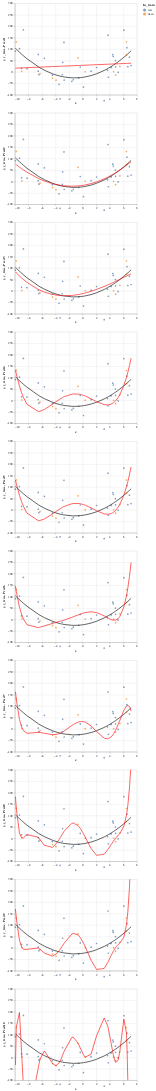

Notebook code cell kept with this figure:
### Markdown cell above
Both the training error and the test error are high when degree is 1.  That corresponds to underfitting, and in the picture, it corresponds to the straight line not being able to fit the data well.

The training error is low but the test error is high for large degrees (like degree 8).  This corresponds to overfitting.  Look at the 8th plot below, and notice how the red degree 8 polynomial is very closely following the training data (the orange points).

Notice how the polynomial fits the true secret polynomial (the black quadratic curve) closely when we are using degree 2 or degree 3.

### Code cell
alt.vconcat(*all_charts)

### Figure 1 — Vega-Lite specification as saved in the notebook (floating-point values rounded to 4 significant figures)
{"config": {"view": {"continuousWidth": 400, "continuousHeight": 300}}, "vconcat": [{"layer": [{"mark": "circle", "encoding": {"color": {"field": "In_train", "type": "nominal"}, "x": {"field": "x", "type": "quantitative"}, "y": {"field": "y", "type": "quantitative"}}}, {"mark": {"type": "line", "color": "black"}, "encoding": {"x": {"field": "x", "type": "quantitative"}, "y": {"field": "y_true", "type": "quantitative"}}}, {"mark": {"type": "line", "clip": true, "color": "red"}, "encoding": {"x": {"field": "x", "type": "quantitative"}, "y": {"field": "Pred1", "scale": {"domain": [-100, 300]}, "type": "quantitative"}}}]}, {"layer": [{"mark": "circle", "encoding": {"color": {"field": "In_train", "type": "nominal"}, "x": {"field": "x", "type": "quantitative"}, "y": {"field": "y", "type": "quantitative"}}}, {"mark": {"type": "line", "color": "black"}, "encoding": {"x": {"field": "x", "type": "quantitative"}, "y": {"field": "y_true", "type": "quantitative"}}}, {"mark": {"type": "line", "clip": true, "color": "red"}, "encoding": {"x": {"field": "x", "type": "quantitative"}, "y": {"field": "Pred2", "scale": {"domain": [-100, 300]}, "type": "quantitative"}}}]}, {"layer": [{"mark": "circle", "encoding": {"color": {"field": "In_train", "type": "nominal"}, "x": {"field": "x", "type": "quantitative"}, "y": {"field": "y", "type": "quantitative"}}}, {"mark": {"type": "line", "color": "black"}, "encoding": {"x": {"field": "x", "type": "quantitative"}, "y": {"field": "y_true", "type": "quantitative"}}}, {"mark": {"type": "line", "clip": true, "color": "red"}, "encoding": {"x": {"field": "x", "type": "quantitative"}, "y": {"field": "Pred3", "scale": {"domain": [-100, 300]}, "type": "quantitative"}}}]}, {"layer": [{"mark": "circle", "encoding": {"color": {"field": "In_train", "type": "nominal"}, "x": {"field": "x", "type": "quantitative"}, "y": {"field": "y", "type": "quantitative"}}}, {"mark": {"type": "line", "color": "black"}, "encoding": {"x": {"field": "x", "type": "quantitative"}, "y": {"field": "y_true", "type": "quantitative"}}}, {"mark": {"type": "line", "clip": true, "color": "red"}, "encoding": {"x": {"field": "x", "type": "quantitative"}, "y": {"field": "Pred4", "scale": {"domain": [-100, 300]}, "type": "quantitative"}}}]}, {"layer": [{"mark": "circle", "encoding": {"color": {"field": "In_train", "type": "nominal"}, "x": {"field": "x", "type": "quantitative"}, "y": {"field": "y", "type": "quantitative"}}}, {"mark": {"type": "line", "color": "black"}, "encoding": {"x": {"field": "x", "type": "quantitative"}, "y": {"field": "y_true", "type": "quantitative"}}}, {"mark": {"type": "line", "clip": true, "color": "red"}, "encoding": {"x": {"field": "x", "type": "quantitative"}, "y": {"field": "Pred5", "scale": {"domain": [-100, 300]}, "type": "quantitative"}}}]}, {"layer": [{"mark": "circle", "encoding": {"color": {"field": "In_train", "type": "nominal"}, "x": {"field": "x", "type": "quantitative"}, "y": {"field": "y", "type": "quantitative"}}}, {"mark": {"type": "line", "color": "black"}, "encoding": {"x": {"field": "x", "type": "quantitative"}, "y": {"field": "y_true", "type": "quantitative"}}}, {"mark": {"type": "line", "clip": true, "color": "red"}, "encoding": {"x": {"field": "x", "type": "quantitative"}, "y": {"field": "Pred6", "scale": {"domain": [-100, 300]}, "type": "quantitative"}}}]}, {"layer": [{"mark": "circle", "encoding": {"color": {"field": "In_train", "type": "nominal"}, "x": {"field": "x", "type": "quantitative"}, "y": {"field": "y", "type": "quantitative"}}}, {"mark": {"type": "line", "color": "black"}, "encoding": {"x": {"field": "x", "type": "quantitative"}, "y": {"field": "y_true", "type": "quantitative"}}}, {"mark": {"type": "line", "clip": true, "color": "red"}, "encoding": {"x": {"field": "x", "type": "quantitative"}, "y": {"field": "Pred7", "scale": {"domain": [-100, 300]}, "type": "quantitative"}}}]}, {"layer": [{"mark": "circle", "encoding": {"color": {"field": "In_train", "type": "nominal"}, "x": {"field": "x", "type": "quantitative"}, "y": {"field": "y", "type": "quantitative"}}}, {"mark": {"type": "line", "color": "black"}, "encoding": {"x": {"field": "x", "type": "quantitative"}, "y": {"field": "y_true", "type": "quantitative"}}}, {"mark": {"type": "line", "clip": true, "color": "red"}, "encoding": {"x": {"field": "x", "type": "quantitative"}, "y": {"field": "Pred8", "scale": {"domain": [-100, 300]}, "type": "quantitative"}}}]}, {"layer": [{"mark": "circle", "encoding": {"color": {"field": "In_train", "type": "nominal"}, "x": {"field": "x", "type": "quantitative"}, "y": {"field": "y", "type": "quantitative"}}}, {"mark": {"type": "line", "color": "black"}, "encoding": {"x": {"field": "x", "type": "quantitative"}, "y": {"field": "y_true", "type": "quantitative"}}}, {"mark": {"type": "line", "clip": true, "color": "red"}, "encoding": {"x": {"field": "x", "type": "quantitative"}, "y": {"field": "Pred9", "scale": {"domain": [-100, 300]}, "type": "quantitative"}}}]}, {"layer": [{"mark": "circle", "encoding": {"color": {"field": "In_train", "type": "nominal"}, "x": {"field": "x", "type": "quantitative"}, "y": {"field": "y", "type": "quantitative"}}}, {"mark": {"type": "line", "color": "black"}, "encoding": {"x": {"field": "x", "type": "quantitative"}, "y": {"field": "y_true", "type": "quantitative"}}}, {"mark": {"type": "line", "clip": true, "color": "red"}, "encoding": {"x": {"field": "x", "type": "quantitative"}, "y": {"field": "Pred10", "scale": {"domain": [-100, 300]}, "type": "quantitative"}}}]}], "data": {"name": "data-4dd9801d096b6cb95897a81341c17cd0"}, "$schema": "https://vega.github.io/schema/vega-lite/v4.17.0.json", "datasets": {"data-4dd9801d096b6cb95897a81341c17cd0": [{"x": -3.329, "y_true": -18.21, "y": -117.5, "x1": -3.329, "x2": 11.08, "x3": -36.9, "x4": 122.8, "x5": -409.0, "x6": 1362.0, "x7": -4533.0, "x8": 15090.0, "x9": -50240.0, "x10": 167300.0, "Pred1": 25.01, "Pred2": -16.65, "Pred3": -19.95, "Pred4": 6.716, "Pred5": 5.216, "Pred6": -7.995, "Pred7": -18.58, "Pred8": 3.146, "Pred9": -5.566, "Pred10": -15.68, "In_train": "test"}, {"x": 6.465, "y_true": 74.16, "y": 73.95, "x1": 6.465, "x2": 41.8, "x3": 270.2, "x4": 1747.0, "x5": 11290.0, "x6": 73020.0, "x7": 472100.0, "x8": 3052000.0, "x9": 19730000.0, "x10": 127600000.0, "Pred1": 37.46, "Pred2": 70.92, "Pred3": 65.46, "Pred4": 101.8, "Pred5": 102.4, "Pred6": 105.1, "Pred7": 100.4, "Pred8": 103.5, "Pred9": 103.9, "Pred10": 97.08, "In_train": "train"}, {"x": -4.478, "y_true": -7.67, "y": -13.81, "x1": -4.478, "x2": 20.05, "x3": -89.8, "x4": 402.1, "x5": -1801.0, "x6": 8064.0, "x7": -36110.0, "x8": 161700.0, "x9": -724100.0, "x10": 3243000.0, "Pred1": 23.55, "Pred2": -9.288, "Pred3": -14.95, "Pred4": -16.79, "Pred5": -18.03, "Pred6": -17.56, "Pred7": -25.15, "Pred8": -38.97, "Pred9": -35.77, "Pred10": -25.49, "In_train": "test"}, {"x": 2.043, "y_true": -7.925, "y": 19.46, "x1": 2.043, "x2": 4.175, "x3": 8.531, "x4": 17.43, "x5": 35.61, "x6": 72.77, "x7": 148.7, "x8": 303.8, "x9": 620.8, "x10": 1268.0, "Pred1": 31.84, "Pred2": -1.93, "Pred3": 6.79, "Pred4": -5.399, "Pred5": -3.567, "Pred6": 30.24, "Pred7": -11.21, "Pred8": -73.99, "Pred9": -94.22, "Pred10": 94.59, "In_train": "test"}, {"x": 4.851, "y_true": 36.49, "y": 22.38, "x1": 4.851, "x2": 23.53, "x3": 114.1, "x4": 553.6, "x5": 2685.0, "x6": 13020.0, "x7": 63180.0, "x8": 306400.0, "x9": 1486000.0, "x10": 7210000.0, "Pred1": 35.41, "Pred2": 37.96, "Pred3": 42.18, "Pred4": -1.465, "Pred5": -2.101, "Pred6": -2.487, "Pred7": -5.546, "Pred8": 0.4752, "Pred9": 2.001, "Pred10": -21.61, "In_train": "test"}, {"x": -0.5785, "y_true": -25.2, "y": -25.45, "x1": -0.5785, "x2": 0.3347, "x3": -0.1936, "x4": 0.112, "x5": -0.06479, "x6": 0.03748, "x7": -0.02168, "x8": 0.01254, "x9": -0.007257, "x10": 0.004198, "Pred1": 28.51, "Pred2": -19.23, "Pred3": -15.08, "Pred4": 27.43, "Pred5": 28.13, "Pred6": 21.01, "Pred7": 30.85, "Pred8": 52.45, "Pred9": 53.73, "Pred10": 55.03, "In_train": "test"}, {"x": -6.557, "y_true": 22.81, "y": 76.68, "x1": -6.557, "x2": 43.0, "x3": -282.0, "x4": 1849.0, "x5": -12120.0, "x6": 79500.0, "x7": -521300.0, "x8": 3419000.0, "x9": -22420000.0, "x10": 147000000.0, "Pred1": 20.91, "Pred2": 13.45, "Pred3": 6.781, "Pred4": -48.2, "Pred5": -46.81, "Pred6": -35.68, "Pred7": -14.96, "Pred8": 5.088, "Pred9": -0.4717, "Pred10": -45.93, "In_train": "test"}, {"x": -5.656, "y_true": 7.799, "y": 59.65, "x1": -5.656, "x2": 31.99, "x3": -181.0, "x4": 1024.0, "x5": -5790.0, "x6": 32750.0, "x7": -185300.0, "x8": 1048000.0, "x9": -5927000.0, "x10": 33530000.0, "Pred1": 22.06, "Pred2": 2.106, "Pred3": -4.776, "Pred4": -39.53, "Pred5": -39.52, "Pred6": -28.11, "Pred7": -18.88, "Pred8": -29.95, "Pred9": -22.46, "Pred10": 28.4, "In_train": "test"}, {"x": 0.1085, "y_true": -22.93, "y": -66.1, "x1": 0.1085, "x2": 0.01178, "x3": 0.001279, "x4": 0.0001388, "x5": 1.506e-05, "x6": 1.635e-06, "x7": 1.775e-07, "x8": 1.926e-08, "x9": 2.09e-09, "x10": 2.269e-10, "Pred1": 29.38, "Pred2": -16.56, "Pred3": -10.73, "Pred4": 22.2, "Pred5": 23.53, "Pred6": 27.91, "Pred7": 32.0, "Pred8": 20.58, "Pred9": 21.62, "Pred10": 11.86, "In_train": "test"}, {"x": 4.556, "y_true": 30.57, "y": 1.09, "x1": 4.556, "x2": 20.76, "x3": 94.58, "x4": 430.9, "x5": 1963.0, "x6": 8945.0, "x7": 40750.0, "x8": 185700.0, "x9": 846000.0, "x10": 3854000.0, "Pred1": 35.03, "Pred2": 32.74, "Pred3": 38.09, "Pred4": -9.377, "Pred5": -9.782, "Pred6": -3.264, "Pred7": -21.07, "Pred8": -11.07, "Pred9": -11.99, "Pred10": 5.928, "In_train": "train"}, {"x": -6.299, "y_true": 18.23, "y": -7.251, "x1": -6.299, "x2": 39.68, "x3": -250.0, "x4": 1575.0, "x5": -9919.0, "x6": 62480.0, "x7": -393600.0, "x8": 2479000.0, "x9": -15620000.0, "x10": 98380000.0, "Pred1": 21.24, "Pred2": 9.965, "Pred3": 3.12, "Pred4": -46.95, "Pred5": -45.98, "Pred6": -33.79, "Pred7": -15.46, "Pred8": -5.525, "Pred9": -6.03, "Pred10": -7.299, "In_train": "train"}, {"x": 6.45, "y_true": 73.76, "y": 130.9, "x1": 6.45, "x2": 41.6, "x3": 268.3, "x4": 1730.0, "x5": 11160.0, "x6": 71990.0, "x7": 464300.0, "x8": 2995000.0, "x9": 19310000.0, "x10": 124600000.0, "Pred1": 37.44, "Pred2": 70.57, "Pred3": 65.23, "Pred4": 100.2, "Pred5": 100.7, "Pred6": 102.8, "Pred7": 99.95, "Pred8": 100.8, "Pred9": 100.5, "Pred10": 106.8, "In_train": "train"}, {"x": 3.66, "y_true": 14.38, "y": 8.062, "x1": 3.66, "x2": 13.4, "x3": 49.03, "x4": 179.5, "x5": 656.9, "x6": 2404.0, "x7": 8800.0, "x8": 32210.0, "x9": 117900.0, "x10": 431500.0, "Pred1": 33.9, "Pred2": 18.35, "Pred3": 26.1, "Pred4": -19.44, "Pred5": -18.91, "Pred6": 6.967, "Pred7": -43.07, "Pred8": -50.79, "Pred9": -65.64, "Pred10": 139.9, "In_train": "test"}, {"x": -8.982, "y_true": 76.93, "y": 2.575, "x1": -8.982, "x2": 80.68, "x3": -724.7, "x4": 6509.0, "x5": -58470.0, "x6": 525200.0, "x7": -4717000.0, "x8": 42370000.0, "x9": -380600000.0, "x10": 3419000000.0, "Pred1": 17.83, "Pred2": 55.28, "Pred3": 56.07, "Pred4": 31.06, "Pred5": 33.05, "Pred6": 19.32, "Pred7": 6.736, "Pred8": 2.256, "Pred9": 2.365, "Pred10": 2.582, "In_train": "train"}, {"x": -9.027, "y_true": 78.11, "y": 15.78, "x1": -9.027, "x2": 81.48, "x3": -735.5, "x4": 6639.0, "x5": -59930.0, "x6": 541000.0, "x7": -4883000.0, "x8": 44080000.0, "x9": -397900000.0, "x10": 3591000000.0, "Pred1": 17.77, "Pred2": 56.19, "Pred3": 57.24, "Pred4": 34.72, "Pred5": 36.59, "Pred6": 23.09, "Pred7": 10.04, "Pred8": 3.205, "Pred9": 4.951, "Pred10": 28.9, "In_train": "test"}, {"x": 5.482, "y_true": 50.16, "y": 24.44, "x1": 5.482, "x2": 30.05, "x3": 164.7, "x4": 902.9, "x5": 4950.0, "x6": 27130.0, "x7": 148700.0, "x8": 815300.0, "x9": 4469000.0, "x10": 24500000.0, "Pred1": 36.21, "Pred2": 49.97, "Pred3": 51.14, "Pred4": 25.46, "Pred5": 24.65, "Pred6": 13.14, "Pred7": 38.29, "Pred8": 22.06, "Pred9": 21.39, "Pred10": 28.43, "In_train": "train"}, {"x": -3.943, "y_true": -13.14, "y": -35.9, "x1": -3.943, "x2": 15.55, "x3": -61.3, "x4": 241.7, "x5": -953.1, "x6": 3758.0, "x7": -14820.0, "x8": 58420.0, "x9": -230400.0, "x10": 908300.0, "Pred1": 24.23, "Pred2": -13.18, "Pred3": -17.86, "Pred4": -5.415, "Pred5": -6.899, "Pred6": -13.12, "Pred7": -24.17, "Pred8": -23.92, "Pred9": -26.8, "Pred10": -36.35, "In_train": "train"}, {"x": 7.135, "y_true": 92.41, "y": 27.82, "x1": 7.135, "x2": 50.91, "x3": 363.3, "x4": 2592.0, "x5": 18490.0, "x6": 132000.0, "x7": 941600.0, "x8": 6719000.0, "x9": 47940000.0, "x10": 342100000.0, "Pred1": 38.31, "Pred2": 86.75, "Pred3": 75.33, "Pred4": 184.6, "Pred5": 187.9, "Pred6": 248.9, "Pred7": 78.86, "Pred8": 332.4, "Pred9": 432.9, "Pred10": -1693.0, "In_train": "test"}, {"x": 4.196, "y_true": 23.73, "y": 19.89, "x1": 4.196, "x2": 17.61, "x3": 73.88, "x4": 310.0, "x5": 1301.0, "x6": 5458.0, "x7": 22900.0, "x8": 96100.0, "x9": 403200.0, "x10": 1692000.0, "Pred1": 34.58, "Pred2": 26.69, "Pred3": 33.18, "Pred4": -15.7, "Pred5": -15.75, "Pred6": -0.7494, "Pred7": -34.51, "Pred8": -26.83, "Pred9": -32.84, "Pred10": 61.02, "In_train": "test"}, {"x": -9.925, "y_true": 103.4, "y": 90.76, "x1": -9.925, "x2": 98.5, "x3": -977.5, "x4": 9702.0, "x5": -96290.0, "x6": 955600.0, "x7": -9484000.0, "x8": 94120000.0, "x9": -934100000.0, "x10": 9271000000.0, "Pred1": 16.63, "Pred2": 75.98, "Pred3": 83.1, "Pred4": 133.1, "Pred5": 130.7, "Pred6": 145.6, "Pred7": 162.2, "Pred8": 182.7, "Pred9": 170.4, "Pred10": -33.17, "In_train": "test"}, {"x": -0.69, "y_true": -25.42, "y": 61.59, "x1": -0.69, "x2": 0.4762, "x3": -0.3286, "x4": 0.2267, "x5": -0.1565, "x6": 0.108, "x7": -0.07449, "x8": 0.0514, "x9": -0.03547, "x10": 0.02448, "Pred1": 28.37, "Pred2": -19.53, "Pred3": -15.68, "Pred4": 27.91, "Pred5": 28.5, "Pred6": 19.77, "Pred7": 29.82, "Pred8": 56.16, "Pred9": 56.99, "Pred10": 61.93, "In_train": "train"}, {"x": 4.51, "y_true": 29.67, "y": 67.75, "x1": 4.51, "x2": 20.34, "x3": 91.75, "x4": 413.8, "x5": 1866.0, "x6": 8418.0, "x7": 37970.0, "x8": 171300.0, "x9": 772400.0, "x10": 3484000.0, "Pred1": 34.98, "Pred2": 31.95, "Pred3": 37.46, "Pred4": -10.38, "Pred5": -10.74, "Pred6": -3.126, "Pred7": -23.12, "Pred8": -12.99, "Pred9": -14.46, "Pred10": 12.07, "In_train": "test"}, {"x": -9.336, "y_true": 86.5, "y": 102.0, "x1": -9.336, "x2": 87.16, "x3": -813.7, "x4": 7597.0, "x5": -70930.0, "x6": 662200.0, "x7": -6182000.0, "x8": 57720000.0, "x9": -538900000.0, "x10": 5031000000.0, "Pred1": 17.38, "Pred2": 62.76, "Pred3": 65.67, "Pred4": 63.18, "Pred5": 64.04, "Pred6": 54.62, "Pred7": 41.8, "Pred8": 23.5, "Pred9": 34.22, "Pred10": 196.2, "In_train": "test"}, {"x": 4.441, "y_true": 28.34, "y": 75.65, "x1": 4.441, "x2": 19.72, "x3": 87.59, "x4": 389.0, "x5": 1728.0, "x6": 7672.0, "x7": 34070.0, "x8": 151300.0, "x9": 672000.0, "x10": 2984000.0, "Pred1": 34.89, "Pred2": 30.77, "Pred3": 36.51, "Pred4": -11.77, "Pred5": -12.07, "Pred6": -2.805, "Pred7": -26.04, "Pred8": -15.95, "Pred9": -18.3, "Pred10": 22.01, "In_train": "test"}, {"x": -6.563, "y_true": 22.92, "y": 3.705, "x1": -6.563, "x2": 43.08, "x3": -282.7, "x4": 1856.0, "x5": -12180.0, "x6": 79950.0, "x7": -524700.0, "x8": 3444000.0, "x9": -22600000.0, "x10": 148400000.0, "Pred1": 20.9, "Pred2": 13.53, "Pred3": 6.871, "Pred4": -48.21, "Pred5": -46.82, "Pred6": -35.72, "Pred7": -14.96, "Pred8": 5.329, "Pred9": -0.3575, "Pred10": -47.0, "In_train": "test"}, {"x": 0.3716, "y_true": -21.64, "y": 1.135, "x1": 0.3716, "x2": 0.1381, "x3": 0.05131, "x4": 0.01907, "x5": 0.007085, "x6": 0.002633, "x7": 0.0009783, "x8": 0.0003635, "x9": 0.0001351, "x10": 5.02e-05, "Pred1": 29.72, "Pred2": -15.19, "Pred3": -8.781, "Pred4": 19.29, "Pred5": 20.81, "Pred6": 30.0, "Pred7": 29.89, "Pred8": 5.575, "Pred9": 5.048, "Pred10": 0.7936, "In_train": "train"}, {"x": 6.521, "y_true": 75.62, "y": 106.3, "x1": 6.521, "x2": 42.52, "x3": 277.3, "x4": 1808.0, "x5": 11790.0, "x6": 76880.0, "x7": 501300.0, "x8": 3269000.0, "x9": 21320000.0, "x10": 139000000.0, "Pred1": 37.53, "Pred2": 72.19, "Pred3": 66.27, "Pred4": 107.6, "Pred5": 108.3, "Pred6": 114.0, "Pred7": 101.8, "Pred8": 114.0, "Pred9": 117.3, "Pred10": 54.69, "In_train": "test"}, {"x": -2.966, "y_true": -20.61, "y": 42.19, "x1": -2.966, "x2": 8.797, "x3": -26.09, "x4": 77.39, "x5": -229.5, "x6": 680.8, "x7": -2019.0, "x8": 5989.0, "x9": -17760.0, "x10": 52680.0, "Pred1": 25.47, "Pred2": -18.2, "Pred3": -20.6, "Pred4": 13.0, "Pred5": 11.61, "Pred6": -4.79, "Pred7": -13.09, "Pred8": 20.98, "Pred9": 10.41, "Pred10": 9.341, "In_train": "test"}, {"x": 3.166, "y_true": 6.615, "y": -125.4, "x1": 3.166, "x2": 10.02, "x3": 31.72, "x4": 100.4, "x5": 317.9, "x6": 1006.0, "x7": 3186.0, "x8": 10080.0, "x9": 31920.0, "x10": 101100.0, "Pred1": 33.27, "Pred2": 11.37, "Pred3": 19.83, "Pred4": -18.24, "Pred5": -17.18, "Pred6": 15.45, "Pred7": -40.31, "Pred8": -68.69, "Pred9": -89.76, "Pred10": 172.5, "In_train": "test"}, {"x": 5.222, "y_true": 44.37, "y": -1.985, "x1": 5.222, "x2": 27.27, "x3": 142.4, "x4": 743.8, "x5": 3884.0, "x6": 20280.0, "x7": 105900.0, "x8": 553200.0, "x9": 2889000.0, "x10": 15090000.0, "Pred1": 35.88, "Pred2": 44.9, "Pred3": 47.43, "Pred4": 12.6, "Pred5": 11.79, "Pred6": 3.883, "Pred7": 18.97, "Pred8": 13.28, "Pred9": 14.74, "Pred10": -12.83, "In_train": "test"}, {"x": -6.471, "y_true": 21.25, "y": -11.81, "x1": -6.471, "x2": 41.87, "x3": -271.0, "x4": 1753.0, "x5": -11350.0, "x6": 73420.0, "x7": -475100.0, "x8": 3074000.0, "x9": -19890000.0, "x10": 128700000.0, "Pred1": 21.02, "Pred2": 12.26, "Pred3": 5.523, "Pred4": -47.91, "Pred5": -46.66, "Pred6": -35.09, "Pred7": -15.06, "Pred8": 1.592, "Pred9": -2.192, "Pred10": -31.44, "In_train": "test"}, {"x": 6.893, "y_true": 85.64, "y": 64.81, "x1": 6.893, "x2": 47.52, "x3": 327.5, "x4": 2258.0, "x5": 15560.0, "x6": 107300.0, "x7": 739500.0, "x8": 5097000.0, "x9": 35140000.0, "x10": 242200000.0, "Pred1": 38.0, "Pred2": 80.88, "Pred3": 71.76, "Pred4": 151.4, "Pred5": 153.5, "Pred6": 187.0, "Pred7": 97.82, "Pred8": 219.1, "Pred9": 262.9, "Pred10": -634.9, "In_train": "test"}, {"x": -3.493, "y_true": -16.98, "y": -54.09, "x1": -3.493, "x2": 12.2, "x3": -42.62, "x4": 148.9, "x5": -520.0, "x6": 1816.0, "x7": -6345.0, "x8": 22160.0, "x9": -77410.0, "x10": 270400.0, "Pred1": 24.8, "Pred2": -15.82, "Pred3": -19.52, "Pred4": 3.636, "Pred5": 2.114, "Pred6": -9.389, "Pred7": -20.54, "Pred8": -4.703, "Pred9": -12.13, "Pred10": -24.38, "In_train": "test"}, {"x": -8.747, "y_true": 70.81, "y": 183.7, "x1": -8.747, "x2": 76.51, "x3": -669.3, "x4": 5854.0, "x5": -51210.0, "x6": 447900.0, "x7": -3918000.0, "x8": 34270000.0, "x9": -299800000.0, "x10": 2622000000.0, "Pred1": 18.13, "Pred2": 50.5, "Pred3": 50.04, "Pred4": 13.37, "Pred5": 15.84, "Pred6": 2.01, "Pred7": -6.68, "Pred8": 2.437, "Pred9": -6.278, "Pred10": -128.1, "In_train": "test"}, {"x": -1.384, "y_true": -25.82, "y": -33.87, "x1": -1.384, "x2": 1.916, "x3": -2.653, "x4": 3.673, "x5": -5.084, "x6": 7.038, "x7": -9.743, "x8": 13.49, "x9": -18.67, "x10": 25.85, "Pred1": 27.48, "Pred2": -20.67, "Pred3": -18.71, "Pred4": 28.35, "Pred5": 28.22, "Pred6": 11.74, "Pred7": 19.38, "Pred8": 67.31, "Pred9": 63.44, "Pred10": 88.22, "In_train": "test"}, {"x": 4.852, "y_true": 36.52, "y": -13.99, "x1": 4.852, "x2": 23.54, "x3": 114.2, "x4": 554.3, "x5": 2690.0, "x6": 13050.0, "x7": 63330.0, "x8": 307300.0, "x9": 1491000.0, "x10": 7235000.0, "Pred1": 35.41, "Pred2": 37.99, "Pred3": 42.2, "Pred4": -1.414, "Pred5": -2.05, "Pred6": -2.473, "Pred7": -5.449, "Pred8": 0.5354, "Pred9": 2.069, "Pred10": -21.69, "In_train": "train"}, {"x": 3.728, "y_true": 15.51, "y": 161.0, "x1": 3.728, "x2": 13.9, "x3": 51.81, "x4": 193.1, "x5": 720.1, "x6": 2684.0, "x7": 10010.0, "x8": 37310.0, "x9": 139100.0, "x10": 518500.0, "Pred1": 33.98, "Pred2": 19.36, "Pred3": 26.98, "Pred4": -19.29, "Pred5": -18.83, "Pred6": 5.844, "Pred7": -42.71, "Pred8": -47.9, "Pred9": -61.68, "Pred10": 131.8, "In_train": "test"}, {"x": -2.738, "y_true": -21.88, "y": -35.24, "x1": -2.738, "x2": 7.499, "x3": -20.53, "x4": 56.23, "x5": -154.0, "x6": 421.7, "x7": -1155.0, "x8": 3162.0, "x9": -8659.0, "x10": 23710.0, "Pred1": 25.76, "Pred2": -18.99, "Pred3": -20.79, "Pred4": 16.49, "Pred5": 15.21, "Pred6": -2.68, "Pred7": -8.981, "Pred8": 31.8, "Pred9": 20.82, "Pred10": 27.11, "In_train": "test"}, {"x": -1.603, "y_true": -25.6, "y": -41.06, "x1": -1.603, "x2": 2.569, "x3": -4.117, "x4": 6.598, "x5": -10.57, "x6": 16.95, "x7": -27.16, "x8": 43.53, "x9": -69.76, "x10": 111.8, "Pred1": 27.21, "Pred2": -20.75, "Pred3": -19.4, "Pred4": 27.56, "Pred5": 27.21, "Pred6": 9.235, "Pred7": 15.04, "Pred8": 66.34, "Pred9": 60.69, "Pred10": 88.15, "In_train": "test"}, {"x": -8.224, "y_true": 57.85, "y": 14.43, "x1": -8.224, "x2": 67.63, "x3": -556.1, "x4": 4573.0, "x5": -37610.0, "x6": 309300.0, "x7": -2543000.0, "x8": 20920000.0, "x9": -172000000.0, "x10": 1414000000.0, "Pred1": 18.79, "Pred2": 40.41, "Pred3": 37.62, "Pred4": -16.72, "Pred5": -13.76, "Pred6": -22.96, "Pred7": -19.03, "Pred8": 17.02, "Pred9": -6.246, "Pred10": -300.0, "In_train": "test"}, {"x": -0.364, "y_true": -24.67, "y": 21.82, "x1": -0.364, "x2": 0.1325, "x3": -0.04823, "x4": 0.01756, "x5": -0.00639, "x6": 0.002326, "x7": -0.0008467, "x8": 0.0003082, "x9": -0.0001122, "x10": 4.083e-05, "Pred1": 28.78, "Pred2": -18.53, "Pred3": -13.84, "Pred4": 26.2, "Pred5": 27.12, "Pred6": 23.33, "Pred7": 32.2, "Pred8": 44.03, "Pred9": 45.81, "Pred10": 40.96, "In_train": "test"}, {"x": 6.657, "y_true": 79.22, "y": 23.28, "x1": 6.657, "x2": 44.31, "x3": 295.0, "x4": 1963.0, "x5": 13070.0, "x6": 87000.0, "x7": 579100.0, "x8": 3855000.0, "x9": 25660000.0, "x10": 170800000.0, "Pred1": 37.7, "Pred2": 75.31, "Pred3": 68.27, "Pred4": 122.6, "Pred5": 123.8, "Pred6": 137.8, "Pred7": 103.2, "Pred8": 144.7, "Pred9": 157.8, "Pred10": -103.1, "In_train": "test"}, {"x": -9.805, "y_true": 99.83, "y": 131.5, "x1": -9.805, "x2": 96.14, "x3": -942.6, "x4": 9242.0, "x5": -90620.0, "x6": 888500.0, "x7": -8712000.0, "x8": 85420000.0, "x9": -837500000.0, "x10": 8212000000.0, "Pred1": 16.78, "Pred2": 73.21, "Pred3": 79.4, "Pred4": 117.1, "Pred5": 115.5, "Pred6": 123.2, "Pred7": 129.5, "Pred8": 131.6, "Pred9": 131.6, "Pred10": 131.5, "In_train": "train"}, {"x": 1.236, "y_true": -15.73, "y": 3.383, "x1": 1.236, "x2": 1.528, "x3": 1.889, "x4": 2.335, "x5": 2.887, "x6": 3.568, "x7": 4.411, "x8": 5.453, "x9": 6.741, "x10": 8.333, "Pred1": 30.82, "Pred2": -9.309, "Pred3": -1.376, "Pred4": 7.185, "Pred5": 9.086, "Pred6": 33.39, "Pred7": 13.31, "Pred8": -43.8, "Pred9": -54.03, "Pred10": 14.6, "In_train": "test"}, {"x": -2.766, "y_true": -21.73, "y": 129.3, "x1": -2.766, "x2": 7.652, "x3": -21.17, "x4": 58.56, "x5": -162.0, "x6": 448.1, "x7": -1240.0, "x8": 3429.0, "x9": -9485.0, "x10": 26240.0, "Pred1": 25.73, "Pred2": -18.9, "Pred3": -20.78, "Pred4": 16.08, "Pred5": 14.79, "Pred6": -2.943, "Pred7": -9.509, "Pred8": 30.51, "Pred9": 19.54, "Pred10": 24.91, "In_train": "test"}, {"x": -4.458, "y_true": -7.896, "y": -26.76, "x1": -4.458, "x2": 19.87, "x3": -88.58, "x4": 394.8, "x5": -1760.0, "x6": 7846.0, "x7": -34970.0, "x8": 155900.0, "x9": -695000.0, "x10": 3098000.0, "Pred1": 23.58, "Pred2": -9.451, "Pred3": -15.08, "Pred4": -16.35, "Pred5": -17.61, "Pred6": -17.39, "Pred7": -25.18, "Pred8": -38.6, "Pred9": -35.61, "Pred10": -26.35, "In_train": "train"}, {"x": 4.826, "y_true": 35.97, "y": 49.78, "x1": 4.826, "x2": 23.29, "x3": 112.4, "x4": 542.3, "x5": 2617.0, "x6": 12630.0, "x7": 60940.0, "x8": 294100.0, "x9": 1419000.0, "x10": 6848000.0, "Pred1": 35.38, "Pred2": 37.51, "Pred3": 41.83, "Pred4": -2.239, "Pred5": -2.858, "Pred6": -2.679, "Pred7": -7.006, "Pred8": -0.4472, "Pred9": 0.9508, "Pred10": -20.27, "In_train": "test"}, {"x": -3.012, "y_true": -20.32, "y": -12.16, "x1": -3.012, "x2": 9.075, "x3": -27.34, "x4": 82.36, "x5": -248.1, "x6": 747.4, "x7": -2252.0, "x8": 6783.0, "x9": -20430.0, "x10": 61550.0, "Pred1": 25.42, "Pred2": -18.03, "Pred3": -20.54, "Pred4": 12.24, "Pred5": 10.83, "Pred6": -5.211, "Pred7": -13.88, "Pred8": 18.71, "Pred9": 8.295, "Pred10": 5.826, "In_train": "test"}, {"x": 3.778, "y_true": 16.36, "y": -23.18, "x1": 3.778, "x2": 14.28, "x3": 53.94, "x4": 203.8, "x5": 770.0, "x6": 2909.0, "x7": 10990.0, "x8": 41530.0, "x9": 156900.0, "x10": 592900.0, "Pred1": 34.05, "Pred2": 20.12, "Pred3": 27.63, "Pred4": -19.13, "Pred5": -18.72, "Pred6": 5.028, "Pred7": -42.31, "Pred8": -45.71, "Pred9": -58.67, "Pred10": 125.3, "In_train": "test"}, {"x": 6.069, "y_true": 64.1, "y": 182.8, "x1": 6.069, "x2": 36.83, "x3": 223.5, "x4": 1357.0, "x5": 8233.0, "x6": 49970.0, "x7": 303200.0, "x8": 1840000.0, "x9": 11170000.0, "x10": 67780000.0, "Pred1": 36.96, "Pred2": 62.16, "Pred3": 59.65, "Pred4": 65.29, "Pred5": 64.98, "Pred6": 54.84, "Pred7": 81.3, "Pred8": 53.51, "Pred9": 46.86, "Pred10": 167.8, "In_train": "test"}]}}
